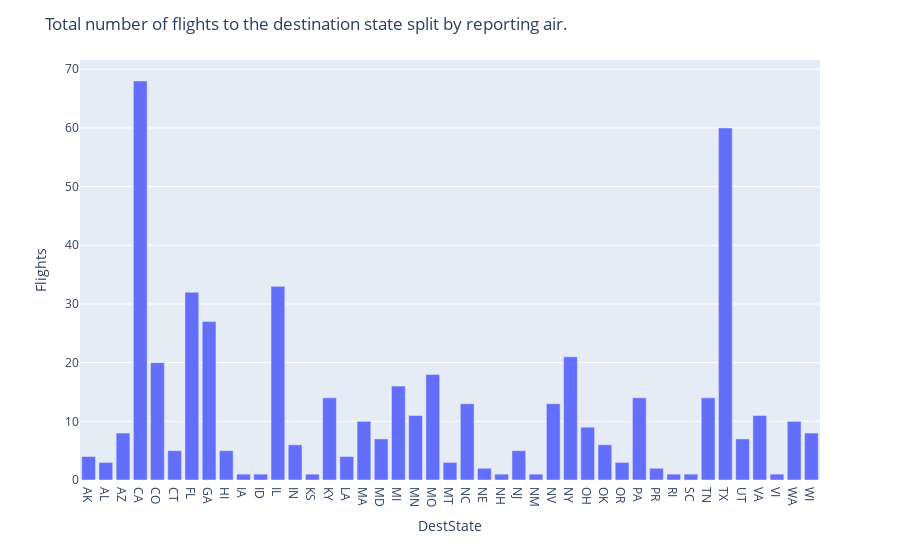

Notebook source saved alongside this figure:
### Code cell
## Write your code here
fig=go.Figure()
fig = px.bar(x=bar_data['DestState'],
            y=bar_data['Flights'])
fig.update_layout(title='Total number of flights to the destination state split by reporting air.',
              xaxis_title='DestState',
              yaxis_title='Flights')
fig.show()

### Figure 1 — Plotly figure (JSON) as saved in the notebook; plotly's stock layout.template omitted (floating-point values rounded to 4 significant figures)
{"data": [{"alignmentgroup": "True", "hovertemplate": "x=%{x}<br>y=%{y}<extra></extra>", "legendgroup": "", "marker": {"color": "#636efa", "pattern": {"shape": ""}}, "name": "", "offsetgroup": "", "orientation": "v", "showlegend": false, "textposition": "auto", "type": "bar", "x": ["AK", "AL", "AZ", "CA", "CO", "CT", "FL", "GA", "HI", "IA", "ID", "IL", "IN", "KS", "KY", "LA", "MA", "MD", "MI", "MN", "MO", "MT", "NC", "NE", "NH", "NJ", "NM", "NV", "NY", "OH", "OK", "OR", "PA", "PR", "RI", "SC", "TN", "TX", "UT", "VA", "VI", "WA", "WI"], "xaxis": "x", "y": [4, 3, 8, 68, 20, 5, 32, 27, 5, 1, 1, 33, 6, 1, 14, 4, 10, 7, 16, 11, 18, 3, 13, 2, 1, 5, 1, 13, 21, 9, 6, 3, 14, 2, 1, 1, 14, 60, 7, 11, 1, 10, 8], "yaxis": "y"}], "layout": {"barmode": "relative", "legend": {"tracegroupgap": 0}, "margin": {"t": 60}, "title": {"text": "Total number of flights to the destination state split by reporting air."}, "xaxis": {"anchor": "y", "domain": [0, 1], "title": {"text": "DestState"}}, "yaxis": {"anchor": "x", "domain": [0, 1], "title": {"text": "Flights"}}}}
